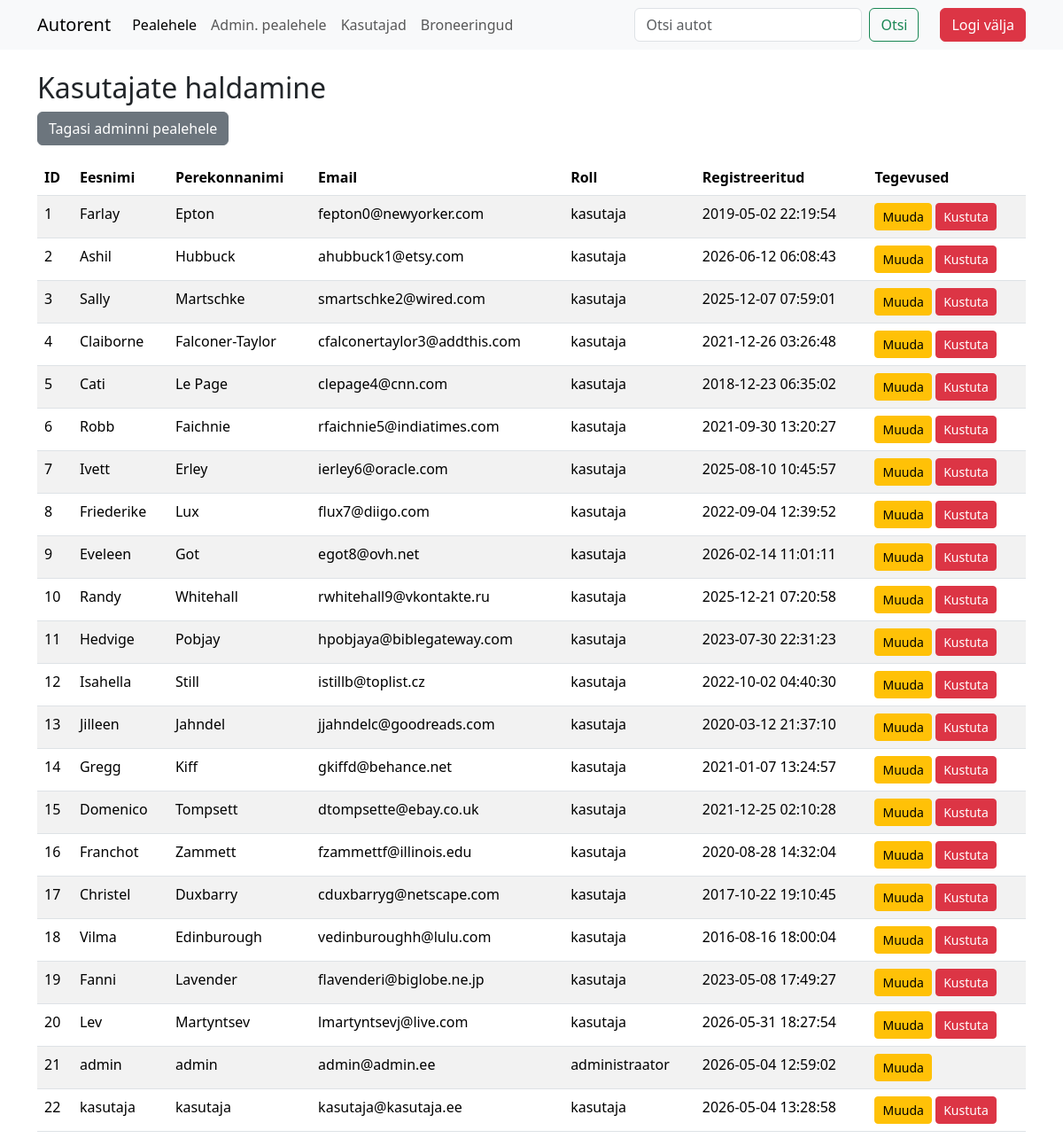
/admin/users.php (signed in), run on the app's committed database.
### tables this page shows
CREATE TABLE `users` (
  `id` int(11) NOT NULL,
  `role` enum('administraator','kasutaja','lugeja') NOT NULL DEFAULT 'kasutaja',
  `first_name` varchar(50) NOT NULL,
  `last_name` varchar(50) NOT NULL,
  `email` varchar(100) NOT NULL,
  `phone` varchar(20) DEFAULT NULL,
  `password_hash` varchar(255) NOT NULL,
  `created_at` timestamp NULL DEFAULT current_timestamp()
);

### admin/users.php (the view, shortened to what this page needs)
<?php include('../config.php'); ?>
<?php include('../header.php'); ?>
<div class="container">
    <h2>Kasutajate haldamine</h2>
    <a href="index.php" class="btn btn-secondary mb-3">Tagasi adminni pealehele</a>
    <?php
    $users_paring = "SELECT * FROM users ORDER BY id ASC";
    $users_result = mysqli_query($yhendus, $users_paring);
    ?>
    <div class="table-responsive">
        <table class="table table-striped">
            <thead>
                <tr>
                    <th>ID</th>
                    <th>Eesnimi</th>
                    <th>Perekonnanimi</th>
                    <th>Email</th>
                    <th>Roll</th>
                    <th>Registreeritud</th>
                    <th>Tegevused</th>
                </tr>
            </thead>
            <tbody>
                <?php while ($user = mysqli_fetch_assoc($users_result)): ?>
                <tr>
                    <td><?php echo $user['id']; ?></td>
                    <td><?php echo htmlspecialchars($user['first_name']); ?></td>
                    <td><?php echo htmlspecialchars($user['last_name']); ?></td>
                    <td><?php echo htmlspecialchars($user['email']); ?></td>
                    <td><?php echo htmlspecialchars($user['role']); ?></td>
                    <td><?php echo $user['created_at']; ?></td>
                    <td>
                        <button class="btn btn-sm btn-warning" onclick="editUser(<?php echo $user['id']; ?>, '<?php echo htmlspecialchars($user['first_name']); ?>', '<?php echo htmlspecialchars($user['last_name']); ?>', '<?php echo htmlspecialchars($user['email']); ?>', '<?php echo htmlspecialchars($user['role']); ?>')">
                            Muuda
                        </button>
                        <?php if ($user['id'] !== $_SESSION['user_id']): ?>
                        <a href="?delete=<?php echo $user['id']; ?>" class="btn btn-sm btn-danger" onclick="return confirm('Kas oled kindel, et soovid kustutada kasutaja <?php echo htmlspecialchars($user['first_name'] . ' ' . $user['last_name']); ?>?')">
                            Kustuta
                        </a>
                        <?php endif; ?>
                    </td>
                </tr>
                <?php endwhile; ?>
            </tbody>
        </table>
    </div>
</div>
</body>
</html>

### data on the page
users: id "1", first_name "Farlay", last_name "Epton", email "fepton0@newyorker.com", role "kasutaja", created_at "2019-05-02 22:19:54"
users: id "2", first_name "Ashil", last_name "Hubbuck", email "ahubbuck1@etsy.com", role "kasutaja", created_at "2026-06-12 06:08:43"
users: id "3", first_name "Sally", last_name "Martschke", email "smartschke2@wired.com", role "kasutaja", created_at "2025-12-07 07:59:01"
users: id "4", first_name "Claiborne", last_name "Falconer-Taylor", email "cfalconertaylor3@addthis.com", role "kasutaja", created_at "2021-12-26 03:26:48"
users: id "5", first_name "Cati", last_name "Le Page", email "clepage4@cnn.com", role "kasutaja", created_at "2018-12-23 06:35:02"
users: id "6", first_name "Robb", last_name "Faichnie", email "rfaichnie5@indiatimes.com", role "kasutaja", created_at "2021-09-30 13:20:27"
users: id "7", first_name "Ivett", last_name "Erley", email "ierley6@oracle.com", role "kasutaja", created_at "2025-08-10 10:45:57"
users: id "8", first_name "Friederike", last_name "Lux", email "flux7@diigo.com", role "kasutaja", created_at "2022-09-04 12:39:52"
users: id "9", first_name "Eveleen", last_name "Got", email "egot8@ovh.net", role "kasutaja", created_at "2026-02-14 11:01:11"
users: id "10", first_name "Randy", last_name "Whitehall", email "rwhitehall9@vkontakte.ru", role "kasutaja", created_at "2025-12-21 07:20:58"
users: id "11", first_name "Hedvige", last_name "Pobjay", email "hpobjaya@biblegateway.com", role "kasutaja", created_at "2023-07-30 22:31:23"
users: id "12", first_name "Isahella", last_name "Still", email "istillb@toplist.cz", role "kasutaja", created_at "2022-10-02 04:40:30"
users: id "13", first_name "Jilleen", last_name "Jahndel", email "jjahndelc@goodreads.com", role "kasutaja", created_at "2020-03-12 21:37:10"
users: id "14", first_name "Gregg", last_name "Kiff", email "gkiffd@behance.net", role "kasutaja", created_at "2021-01-07 13:24:57"
users: id "15", first_name "Domenico", last_name "Tompsett", email "dtompsette@ebay.co.uk", role "kasutaja", created_at "2021-12-25 02:10:28"
users: id "16", first_name "Franchot", last_name "Zammett", email "fzammettf@illinois.edu", role "kasutaja", created_at "2020-08-28 14:32:04"
users: id "17", first_name "Christel", last_name "Duxbarry", email "cduxbarryg@netscape.com", role "kasutaja", created_at "2017-10-22 19:10:45"
users: id "18", first_name "Vilma", last_name "Edinburough", email "vedinburoughh@lulu.com", role "kasutaja", created_at "2016-08-16 18:00:04"
users: id "19", first_name "Fanni", last_name "Lavender", email "flavenderi@biglobe.ne.jp", role "kasutaja", created_at "2023-05-08 17:49:27"
users: id "20", first_name "Lev", last_name "Martyntsev", email "lmartyntsevj@live.com", role "kasutaja", created_at "2026-05-31 18:27:54"
users: id "21", first_name "admin", last_name "admin", email "admin@admin.ee", role "administraator", created_at "2026-05-04 12:59:02"
users: id "22", first_name "kasutaja", last_name "kasutaja", email "kasutaja@kasutaja.ee", role "kasutaja", created_at "2026-05-04 13:28:58"

### other printed values
$reservationsLabel "Broneeringud"
